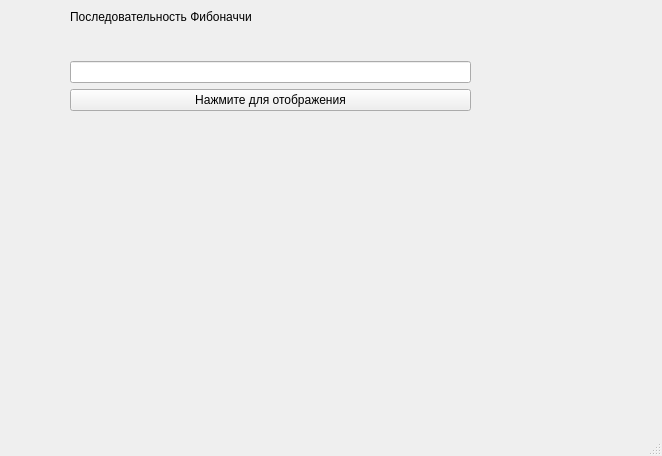
<?xml version="1.0" encoding="UTF-8"?>
<ui version="4.0">
 <class>MainWindow</class>
 <widget class="QMainWindow" name="MainWindow">
  <property name="geometry">
   <rect>
    <x>0</x>
    <y>0</y>
    <width>662</width>
    <height>456</height>
   </rect>
  </property>
  <property name="windowTitle">
   <string>MainWindow</string>
  </property>
  <widget class="QWidget" name="centralwidget">
   <widget class="QWidget" name="verticalLayoutWidget">
    <property name="geometry">
     <rect>
      <x>70</x>
      <y>10</y>
      <width>401</width>
      <height>101</height>
     </rect>
    </property>
    <layout class="QVBoxLayout" name="verticalLayout">
     <item>
      <widget class="QLabel" name="label">
       <property name="text">
        <string>Последовательность Фибоначчи</string>
       </property>
      </widget>
     </item>
     <item>
      <spacer name="verticalSpacer">
       <property name="orientation">
        <enum>Qt::Vertical</enum>
       </property>
       <property name="sizeHint" stdset="0">
        <size>
         <width>20</width>
         <height>40</height>
        </size>
       </property>
      </spacer>
     </item>
     <item>
      <widget class="QLineEdit" name="lineEdit"/>
     </item>
     <item>
      <widget class="QPushButton" name="pushButton">
       <property name="text">
        <string>Нажмите для отображения</string>
       </property>
      </widget>
     </item>
    </layout>
   </widget>
  </widget>
  <widget class="QMenuBar" name="menubar">
   <property name="geometry">
    <rect>
     <x>0</x>
     <y>0</y>
     <width>662</width>
     <height>26</height>
    </rect>
   </property>
  </widget>
  <widget class="QStatusBar" name="statusbar"/>
 </widget>
 <resources/>
 <connections/>
</ui>
